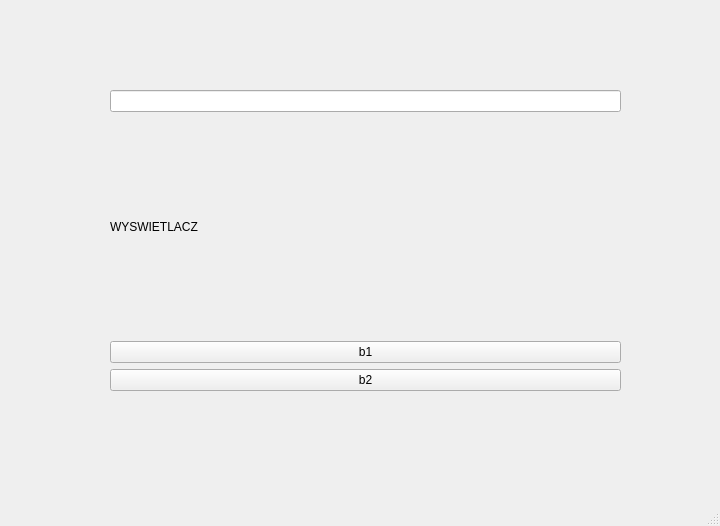
<?xml version="1.0" encoding="UTF-8"?>
<ui version="4.0">
 <class>MainWindow</class>
 <widget class="QMainWindow" name="MainWindow">
  <property name="geometry">
   <rect>
    <x>0</x>
    <y>0</y>
    <width>720</width>
    <height>526</height>
   </rect>
  </property>
  <property name="windowTitle">
   <string>MainWindow</string>
  </property>
  <widget class="QWidget" name="centralwidget">
   <widget class="QWidget" name="gridLayoutWidget">
    <property name="geometry">
     <rect>
      <x>110</x>
      <y>90</y>
      <width>511</width>
      <height>301</height>
     </rect>
    </property>
    <layout class="QGridLayout" name="gridLayout">
     <item row="3" column="0">
      <widget class="QPushButton" name="b2">
       <property name="text">
        <string>b2</string>
       </property>
      </widget>
     </item>
     <item row="0" column="0">
      <widget class="QLineEdit" name="lineEdit"/>
     </item>
     <item row="2" column="0">
      <widget class="QPushButton" name="b1">
       <property name="text">
        <string>b1</string>
       </property>
      </widget>
     </item>
     <item row="1" column="0">
      <widget class="QLabel" name="label">
       <property name="text">
        <string>WYSWIETLACZ</string>
       </property>
      </widget>
     </item>
    </layout>
   </widget>
  </widget>
  <widget class="QMenuBar" name="menubar">
   <property name="geometry">
    <rect>
     <x>0</x>
     <y>0</y>
     <width>720</width>
     <height>31</height>
    </rect>
   </property>
  </widget>
  <widget class="QStatusBar" name="statusbar"/>
 </widget>
 <resources/>
 <connections/>
</ui>
